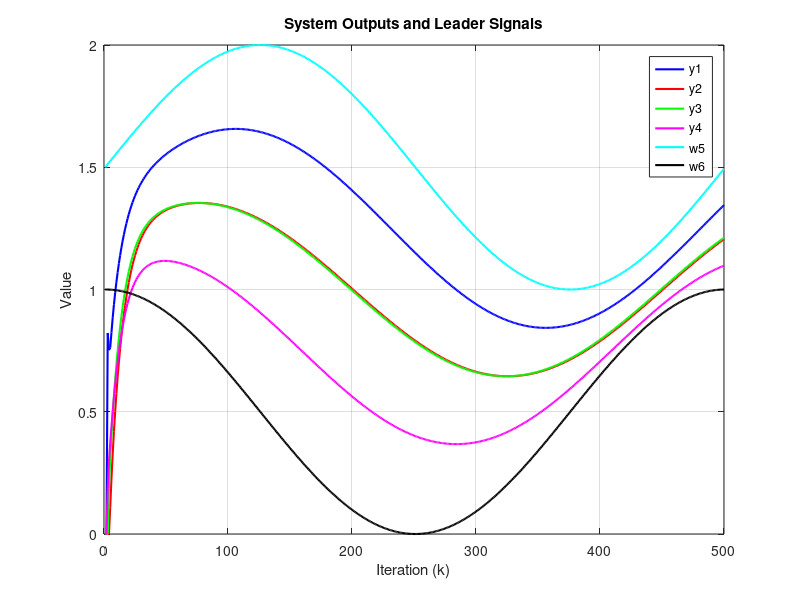

This chart was generated by the following MATLAB code:
clc; clear;

%Parameters

rho = 10.5;
eta = 5;
lamda = 100;
mu = 80.5;
epsilon = 1e-5;
alpha = 1;

T = 0.1;
gamma1 = 0.05;
gamma2 = 0.05;
gamma3 = 0.05;
gamma4 = 0.05;

beta = 10;
sigma = 95;
tau = 1e-5;
nena = 1e-5;

rT = 1024;
L = 200;
m = 500;
n =600;


% initialization 

phi1 = zeros(m+1, 1);
phi2 = zeros(m+1, 1);
phi3 = zeros(m+1, 1);
phi4 = zeros(m+1, 1);

mfa1 = zeros(m+1, 1);
mfa2 = zeros(m+1, 1);
mfa3 = zeros(m+1, 1);
mfa4 = zeros(m+1, 1);

sm1 = zeros(m,1);
sm2 = zeros(m,1);
sm3 = zeros(m,1);
sm4 = zeros(m,1);

y1 = zeros(m+1, 1);
y2 = zeros(m+1, 1);
y3 = zeros(m+1, 1);
y4 = zeros(m+1, 1);

u1 = zeros(m,1);
u2 = zeros(m,1);
u3 = zeros(m,1);
u4 = zeros(m,1);

xi1 = zeros(m, 1);
xi2 = zeros(m, 1);
xi3 = zeros(m, 1);
xi4 = zeros(m, 1);

s1 = zeros(m, 1);
s2 = zeros(m, 1);
s3 = zeros(m, 1);
s4 = zeros(m, 1);

omega1 = zeros(m, 1);
omega2 = zeros(m, 1);
omega3 = zeros(m, 1);
omega4 = zeros(m, 1);

% Preallocate arrays (adjust size if needed)
w5 = zeros(1, m);  % example length, adjust as needed
w6 = zeros(1, m);  % example length, adjust as needed

% Time vector for sinusoidal signals
k = 1:m;
t = (k - 1) * T; % Time vector, where T = 0.1 (from your parameters)

% Define sinusoidal signals for w5 and w6 for containment control
amplitude_w5 = 0.5; % Amplitude for w5
amplitude_w6 = 0.5; % Amplitude for w6
frequency_w5 = 0.02; % Frequency for w5 (in Hz, slow oscillation for smooth tracking)
frequency_w6 = 0.02; % Frequency for w6 (same frequency for synchronized oscillation)
offset_w5 = 1.5; % Mean value for w5 (upper boundary of containment region)
offset_w6 = 0.5; % Mean value for w6 (lower boundary of containment region)
phase_shift = pi/2; % Phase shift to differentiate w5 and w6

w5 = offset_w5 + amplitude_w5 * sin(2 * pi * frequency_w5 * t ) ;
w6 = offset_w6 + amplitude_w6 * sin(2 * pi * frequency_w6 * t + phase_shift);

for k = 1:m

    if k == 1
        phi1(k) = 1;
        phi2(k) = 1;
        phi3(k) = 1;
        phi4(k) = 1;
    elseif k == 2
        phi1(k) = phi1(k-1) + (eta * u1(k-1) / (mu + u1(k-1)^2)) * (y1(k) - phi1(k-1)*u1(k-1));
        phi2(k) = phi2(k-1) + (eta * u2(k-1) / (mu + u2(k-1)^2)) * (y2(k) - phi2(k-1)*u2(k-1));
        phi3(k) = phi3(k-1) + (eta * u3(k-1) / (mu + u3(k-1)^2)) * (y3(k) - phi3(k-1)*u3(k-1));
        phi4(k) = phi4(k-1) + (eta * u4(k-1) / (mu + u4(k-1)^2)) * (y4(k) - phi4(k-1)*u4(k-1));
    else
        phi1(k) = phi1(k-1) + (eta * (u1(k-1) - u1(k-2)) / (mu + (u1(k-1) - u1(k-2))^2)) * (y1(k) - y1(k-1) - phi1(k-1) * (u1(k-1) - u1(k-2)));
        phi2(k) = phi2(k-1) + (eta * (u2(k-1) - u2(k-2)) / (mu + (u2(k-1) - u2(k-2))^2)) * (y2(k) - y2(k-1) - phi2(k-1) * (u2(k-1) - u2(k-2)));
        phi3(k) = phi3(k-1) + (eta * (u3(k-1) - u3(k-2)) / (mu + (u3(k-1) - u3(k-2))^2)) * (y3(k) - y3(k-1) - phi3(k-1) * (u3(k-1) - u3(k-2)));
        phi4(k) = phi4(k-1) + (eta * (u4(k-1) - u4(k-2)) / (mu + (u4(k-1) - u4(k-2))^2)) * (y4(k) - y4(k-1) - phi4(k-1) * (u4(k-1) - u4(k-2)));
    end

    % Stability protection
    if k > 2 && (abs(phi1(k)) <= epsilon || abs(u1(k - 1) - u1(k - 2)) <= epsilon || sign(phi1(k)) ~= sign(phi1(1)))
        phi1(k) = phi1(1);
    end
    
    if k > 2 && (abs(phi2(k)) <= epsilon || abs(u2(k - 1) - u2(k - 2)) <= epsilon || sign(phi2(k)) ~= sign(phi2(1)))
        phi2(k) = phi2(1);
    end
    
    if k > 2 && (abs(phi3(k)) <= epsilon || abs(u3(k - 1) - u3(k - 2)) <= epsilon || sign(phi3(k)) ~= sign(phi3(1)))
        phi3(k) = phi3(1);
    end
    
    if k > 2 && (abs(phi4(k)) <= epsilon || abs(u4(k - 1) - u4(k - 2)) <= epsilon || sign(phi4(k)) ~= sign(phi4(1)))
        phi4(k) = phi4(1);
    end

    % Example for one time step:
    xi1(k) = y2(k) - 2 * y1(k) + w5(k);
    xi2(k) = y3(k) - y2(k);
    xi3(k) = y4(k) - 2 * y3(k) + y1(k);
    xi4(k) = y2(k) - 2 * y4(k) + w6(k);

    % Fix: Handle k=1 case for sliding surfaces
    if k == 1
        s1(k) = 0;
        s2(k) = 0;
        s3(k) = 0;
        s4(k) = 0;
    else
        s1(k) = alpha * xi1(k) - xi1(k-1);
        s2(k) = alpha * xi2(k) - xi2(k-1);
        s3(k) = alpha * xi3(k) - xi3(k-1);
        s4(k) = alpha * xi4(k) - xi4(k-1);
    end

    % Fix: Handle k=1 case for sliding surfaces
    if k == 1
        omega1(k) = 0;
        omega2(k) = 0;
        omega3(k) = 0;
        omega4(k) = 0;
    else
        omega1(k) = s1(k) + tau * (s1(k-1));
        omega2(k) = s2(k) + tau * (s2(k-1));
        omega3(k) = s3(k) + tau * (s3(k-1));
        omega4(k) = s4(k) + tau * (s4(k-1));
    end

    if k == 1
        mfa1(k) = 0;
        mfa2(k) = 0;
        mfa3(k) = 0;
        mfa4(k) = 0;
    else
        mfa1(k) = mfa1(k-1) + (rho * phi1(k)) / (lamda + abs(phi1(k)^2)) * xi1(k);
        mfa2(k) = mfa2(k-1) + (rho * phi2(k)) / (lamda + abs(phi2(k)^2)) * xi2(k);
        mfa3(k) = mfa3(k-1) + (rho * phi3(k)) / (lamda + abs(phi3(k)^2)) * xi3(k);
        mfa4(k) = mfa4(k-1) + (rho * phi4(k)) / (lamda + abs(phi4(k)^2)) * xi4(k);
    end


    % SMC updates
    if k == 1 
        sm1(k) = 0;
        sm2(k) = 0;
        sm3(k) = 0;
        sm4(k) = 0;
    else
        sm1(k) = sm1(k-1) + (beta * phi1(k)) / (sigma + (phi1(k))^2) * ...
            ( (xi1(k) + (y4(k) - y4(k-1)) + (w5(k) - w5(k-1))+(w6(k) - w6(k-1))) / (1 + 1) ...
            + (1-tau * alpha) * xi1(k) - tau * xi1(k-1) / (alpha * (2)) + nena * sign(omega1(k)) );

        sm2(k) = sm2(k-1) + (beta * phi2(k)) / (sigma + (phi2(k))^2) * ...
            ( (xi2(k) + (y3(k) - y3(k-1)) + (w5(k) - w5(k-1))+(w6(k) - w6(k-1))) / (1) ...
            + (1-tau * alpha) * xi2(k) - tau * xi2(k-1) / (alpha * (1)) + nena * sign(omega2(k)) );


        sm3(k) = sm3(k-1) + (beta * phi3(k)) / (sigma + (phi3(k))^2) * ...
            ( (xi3(k) + (y1(k) - y1(k-1)) + (y4(k) - y4(k-1)) + (w5(k) - w5(k-1))+(w6(k) - w6(k-1))) / (2) ...
            + (1-tau * alpha) * xi3(k) - tau * xi3(k-1) / (alpha * (2)) + nena * sign(omega3(k)) );


        sm4(k) = sm4(k-1) + (beta * phi4(k)) / (sigma + (phi4(k))^2) * ...
            ( (xi4(k) + (y2(k) - y3(k-1)) + (w5(k) - w5(k-1))+(w6(k) - w6(k-1))) / (2) ...
            + (1-tau * alpha) * xi4(k) - tau * xi4(k-1) / (alpha * (2)) + nena * sign(omega4(k)) );
    end

    % Control signal
    if k == 1
        u1(k) = 0;
        u2(k) = 0;
        u3(k) = 0;
        u4(k) = 0;
    else
        u1(k) = mfa1(k) + gamma1 * sm1(k);
        u2(k) = mfa2(k) + gamma2 * sm2(k);
        u3(k) = mfa3(k) + gamma3 * sm3(k);
        u4(k) = mfa4(k) + gamma4 * sm4(k);
    end
    if k == 1
        y1(k) = 0;
        y2(k) = 0;
        y3(k) = 0;
        y4(k) = 0;
    end

    % System dynamics (example, replace with actual system equations)

    y1(k + 1) = m / (rT * 0.1) * u1(k);
    y2(k + 1) = m / (rT * 0.1) * u2(k);
    y3(k + 1) = m / (rT * 0.3) * u3(k);
    y4(k + 1) = m / (rT * 0.3) * u4(k);
    % Ensure y values do not exceed bounds (example, adjust as needed)
 
    % Ensure u values do not exceed bounds (example, adjust as needed)
    u1(k) = max(0, min(1, u1(k)));
    u2(k) = max(0, min(1, u2(k)));
    u3(k) = max(0, min(1, u3(k)));
    u4(k) = max(0, min(1, u4(k)));
    % Ensure phi values do not exceed bounds (example, adjust as needed)
    phi1(k) = max(0, min(1, phi1(k)));
    phi2(k) = max(0, min(1, phi2(k)));
    phi3(k) = max(0, min(1, phi3(k)));
    phi4(k) = max(0, min(1, phi4(k)));

    % Plotting



end

% Time vector for plotting (assuming k represents discrete time steps)
k = 1:m;

% Plot system outputs (y1, y2, y3, y4) and leaders (w5, w6)
figure;
plot(k, y1(1:m), 'b-', 'LineWidth', 1.5, 'DisplayName', 'y1');
hold on;
plot(k, y2(1:m), 'r-', 'LineWidth', 1.5, 'DisplayName', 'y2');
plot(k, y3(1:m), 'g-', 'LineWidth', 1.5, 'DisplayName', 'y3');
plot(k, y4(1:m), 'm-', 'LineWidth', 1.5, 'DisplayName', 'y4');
plot(k, w5, 'c-', 'LineWidth', 1.5, 'DisplayName', 'w5');
plot(k, w6, 'k-', 'LineWidth', 1.5, 'DisplayName', 'w6');
hold off;
title('System Outputs and Leader Signals');
xlabel('Iteration (k)');
ylabel('Value');
legend('show');
grid on;



    


